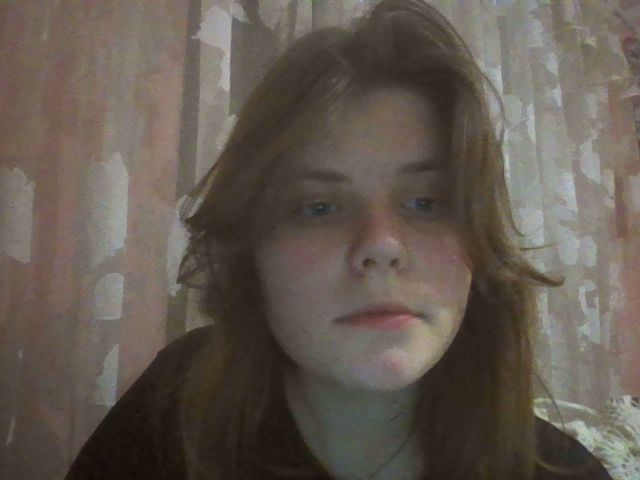
#> input picture lab8/DIACHENKO.jpg, 640 x 480 px
$ python lr_8_task_5.py
#> lines starting #> are read from the running program, lines starting #| are printed output that depends on the picture
# -*- coding: utf-8 -*-
"""LR_8_task_5.ipynb

Automatically generated by Colaboratory.

Original file is located at
    https://colab.research.google.com/drive/1k3SkF_49mh10Tt7s_fKC6OfEu_TPtw3v
"""

import cv2 as cv
import numpy as np
from matplotlib import pyplot as plt

img = cv.imread('DIACHENKO.jpg', 0)
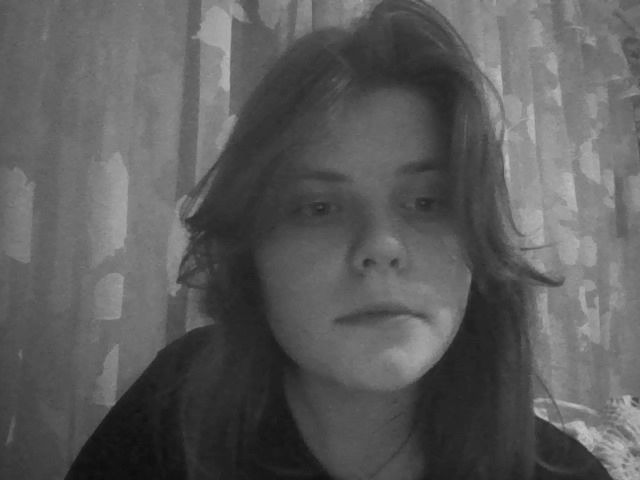
#> img: shape (480, 640); min 12, max 195, mean 91.4
img2 = img.copy()
template = cv.imread('DIACHENKO_face.jpg', 0)
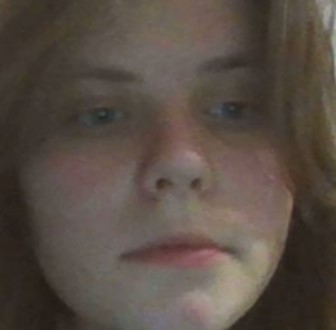
#> input picture lab8/DIACHENKO_face.jpg, 336 x 330 px
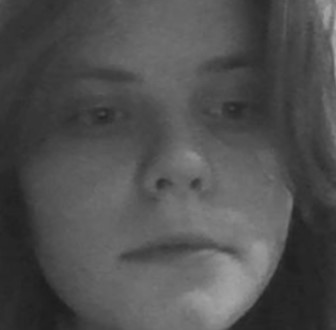
#> template: shape (330, 336); min 29, max 181, mean 79.7
w, h = template.shape[::-1]
#> w = 336; h = 330

# All the 6 methods for comparison in a list
methods = ['cv.TM_CCOEFF', 'cv.TM_CCOEFF_NORMED', 'cv.TM_CCORR',
           'cv.TM_CCORR_NORMED', 'cv.TM_SQDIFF', 'cv.TM_SQDIFF_NORMED']

for meth in methods:
    img = img2.copy()
    method = eval(meth)

    # Apply template Matching
    res = cv.matchTemplate(img, template, method)
    min_val, max_val, min_loc, max_loc = cv.minMaxLoc(res)

    # If the method is TM_SQDIFF or TM_SQDIFF_NORMED, take minimum
    if method in [cv.TM_SQDIFF, cv.TM_SQDIFF_NORMED]:
        top_left = min_loc
    else:
        top_left = max_loc

    bottom_right = (top_left[0] + w, top_left[1] + h)
    cv.rectangle(img, top_left, bottom_right, 255, 2)

    plt.subplot(121), plt.imshow(res, cmap='gray')
    plt.title('Matching Result'), plt.xticks([]), plt.yticks([])
    plt.subplot(122), plt.imshow(img, cmap='gray')
    plt.title('Detected Point'), plt.xticks([]), plt.yticks([])
    plt.suptitle(meth)
    plt.show()
#> this loop made 6 passes
#> (min_val, max_val, min_loc, top_left, bottom_right) on passes 1 to 4: (-42810832, 46526076, (97, 52), (187, 68), (523, 398)), (-0.454, 0.515, (97, 50), (184, 71), (520, 401)), (632811840, 910203264, (166, 150), (304, 0), (640, 330)), (0.814, 0.944, (64, 150), (182, 72), (518, 402))
#> (min_val, max_val, max_loc, top_left, bottom_right) on passes 5 to 6: (87740368, 314188096, (304, 150), (182, 74), (518, 404)), (0.113, 0.373, (64, 150), (183, 71), (519, 401))
#> pass 1, `res = cv.matchTemplate(img, template, method)`:
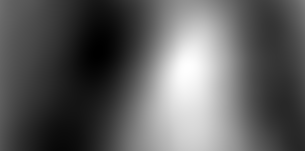
#> res: shape (151, 305) float32; min -42810832, max 46526076, mean -9849209; drawn with min black and max white
#> pass 1, `plt.show()`:
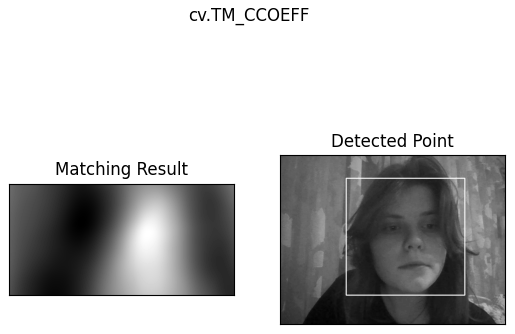
#> figure drawn by matplotlib, 2 panels
#> pass 3, `res = cv.matchTemplate(img, template, method)`:
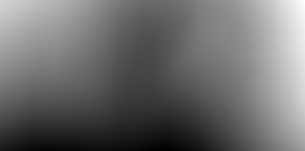
#> res: shape (151, 305) float32; min 632811840, max 910203264, mean 751296704; drawn with min black and max white
#> after the loop:
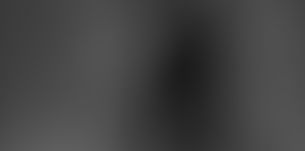
#> res: shape (151, 305) float32; min 0.113, max 0.373, mean 0.262
